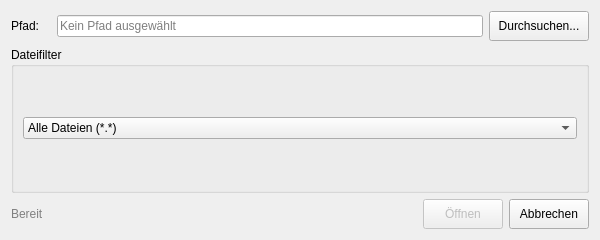
<?xml version="1.0" encoding="UTF-8"?>
<ui version="4.0">
 <class>FileOpenDialog</class>
 <widget class="QDialog" name="FileOpenDialog">
  <property name="geometry">
   <rect>
    <x>0</x>
    <y>0</y>
    <width>600</width>
    <height>240</height>
   </rect>
  </property>
  <property name="windowTitle">
   <string>Datei öffnen</string>
  </property>
  <property name="modal">
   <bool>true</bool>
  </property>
  <layout class="QVBoxLayout" name="mainLayout">
   <item>
    <layout class="QHBoxLayout" name="pathLayout">
     <item>
      <widget class="QLabel" name="pathLabel">
       <property name="minimumSize">
        <size>
         <width>40</width>
         <height>0</height>
        </size>
       </property>
       <property name="text">
        <string>Pfad:</string>
       </property>
      </widget>
     </item>
     <item>
      <widget class="QLineEdit" name="pathLineEdit">
       <property name="readOnly">
        <bool>true</bool>
       </property>
       <property name="placeholderText">
        <string>Kein Pfad ausgewählt</string>
       </property>
      </widget>
     </item>
     <item>
      <widget class="QPushButton" name="browseButton">
       <property name="minimumSize">
        <size>
         <width>100</width>
         <height>30</height>
        </size>
       </property>
       <property name="text">
        <string>Durchsuchen...</string>
       </property>
      </widget>
     </item>
    </layout>
   </item>
   <item>
    <widget class="QGroupBox" name="filterGroupBox">
     <property name="title">
      <string>Dateifilter</string>
     </property>
     <layout class="QVBoxLayout" name="filterLayout">
      <item>
       <widget class="QComboBox" name="filterComboBox">
        <item>
         <property name="text">
          <string>Alle Dateien (*.*)</string>
         </property>
        </item>
        <item>
         <property name="text">
          <string>Textdateien (*.txt)</string>
         </property>
        </item>
        <item>
         <property name="text">
          <string>Python-Dateien (*.py)</string>
         </property>
        </item>
        <item>
         <property name="text">
          <string>JSON-Dateien (*.json)</string>
         </property>
        </item>
        <item>
         <property name="text">
          <string>CSV-Dateien (*.csv)</string>
         </property>
        </item>
       </widget>
      </item>
     </layout>
    </widget>
   </item>
   <item>
    <layout class="QHBoxLayout" name="buttonLayout">
     <item>
      <widget class="QLabel" name="statusLabel">
       <property name="styleSheet">
        <string>color: gray;</string>
       </property>
       <property name="text">
        <string>Bereit</string>
       </property>
      </widget>
     </item>
     <item>
      <spacer name="horizontalSpacer">
       <property name="orientation">
        <enum>Qt::Horizontal</enum>
       </property>
       <property name="sizeHint" stdset="0">
        <size>
         <width>40</width>
         <height>20</height>
        </size>
       </property>
      </spacer>
     </item>
     <item>
      <widget class="QPushButton" name="openButton">
       <property name="enabled">
        <bool>false</bool>
       </property>
       <property name="minimumSize">
        <size>
         <width>80</width>
         <height>30</height>
        </size>
       </property>
       <property name="text">
        <string>Öffnen</string>
       </property>
       <property name="default">
        <bool>true</bool>
       </property>
      </widget>
     </item>
     <item>
      <widget class="QPushButton" name="cancelButton">
       <property name="minimumSize">
        <size>
         <width>80</width>
         <height>30</height>
        </size>
       </property>
       <property name="text">
        <string>Abbrechen</string>
       </property>
      </widget>
     </item>
    </layout>
   </item>
  </layout>
 </widget>
 <resources/>
 <connections>
  <connection>
   <sender>cancelButton</sender>
   <signal>clicked()</signal>
   <receiver>FileOpenDialog</receiver>
   <slot>reject()</slot>
   <hints>
    <hint type="sourcelabel">
     <x>540</x>
     <y>370</y>
    </hint>
    <hint type="destinationlabel">
     <x>300</x>
     <y>200</y>
    </hint>
   </hints>
  </connection>
  <connection>
   <sender>openButton</sender>
   <signal>clicked()</signal>
   <receiver>FileOpenDialog</receiver>
   <slot>accept()</slot>
   <hints>
    <hint type="sourcelabel">
     <x>450</x>
     <y>370</y>
    </hint>
    <hint type="destinationlabel">
     <x>300</x>
     <y>200</y>
    </hint>
   </hints>
  </connection>
 </connections>
</ui>
